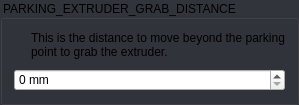
    <widget class="QGroupBox" name="uParkingExtruderGrabDistanceBox">
     <property name="focusPolicy">
      <enum>Qt::StrongFocus</enum>
     </property>
     <property name="styleSheet">
      <string notr="true">QGroupBox:!disabled {
	background: rgb(50, 52, 59);
}</string>
     </property>
     <property name="title">
      <string>PARKING_EXTRUDER_GRAB_DISTANCE</string>
     </property>
     <property name="checkable">
      <bool>false</bool>
     </property>
     <layout class="QGridLayout" name="gridLayout_47">
      <property name="spacing">
       <number>10</number>
      </property>
      <item row="0" column="0">
       <widget class="QLabel" name="label_54">
        <property name="sizePolicy">
         <sizepolicy hsizetype="Fixed" vsizetype="Fixed">
          <horstretch>0</horstretch>
          <verstretch>0</verstretch>
         </sizepolicy>
        </property>
        <property name="text">
         <string/>
        </property>
        <property name="pixmap">
         <pixmap resource="../resources/resources.qrc">:/info_FILL0_wght100_GRAD0_opsz20.svg</pixmap>
        </property>
       </widget>
      </item>
      <item row="0" column="1">
       <widget class="QLabel" name="label_55">
        <property name="text">
         <string>This is the distance to move beyond the parking point to grab the extruder.</string>
        </property>
        <property name="wordWrap">
         <bool>true</bool>
        </property>
       </widget>
      </item>
      <item row="1" column="0" colspan="2">
       <widget class="QSpinBox" name="uParkingExtruderGrabDistanceSpinBox">
        <property name="suffix">
         <string> mm</string>
        </property>
        <property name="maximum">
         <number>100</number>
        </property>
        <property name="stepType">
         <enum>QAbstractSpinBox::AdaptiveDecimalStepType</enum>
        </property>
       </widget>
      </item>
     </layout>
    </widget>
